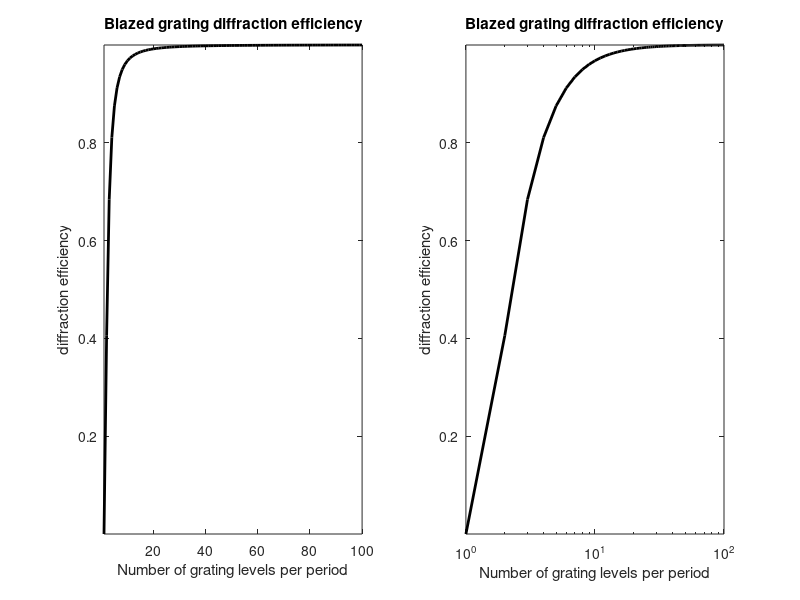
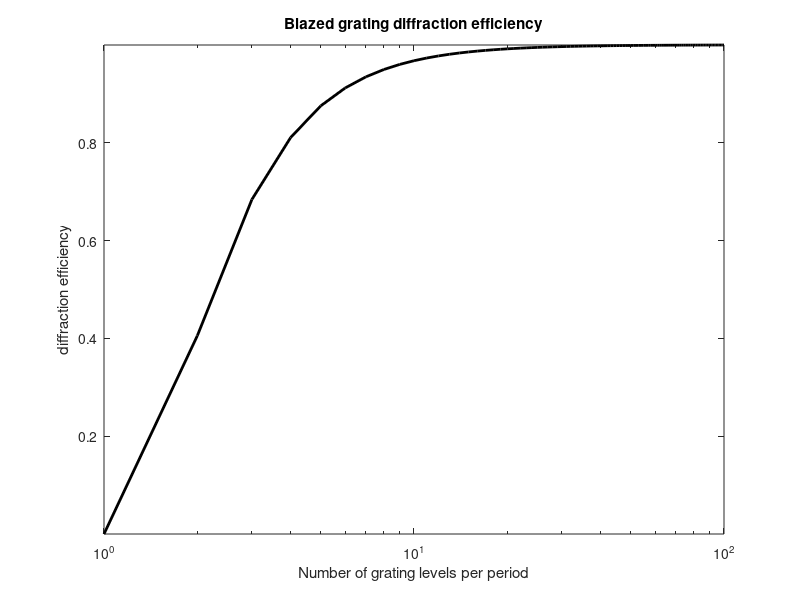
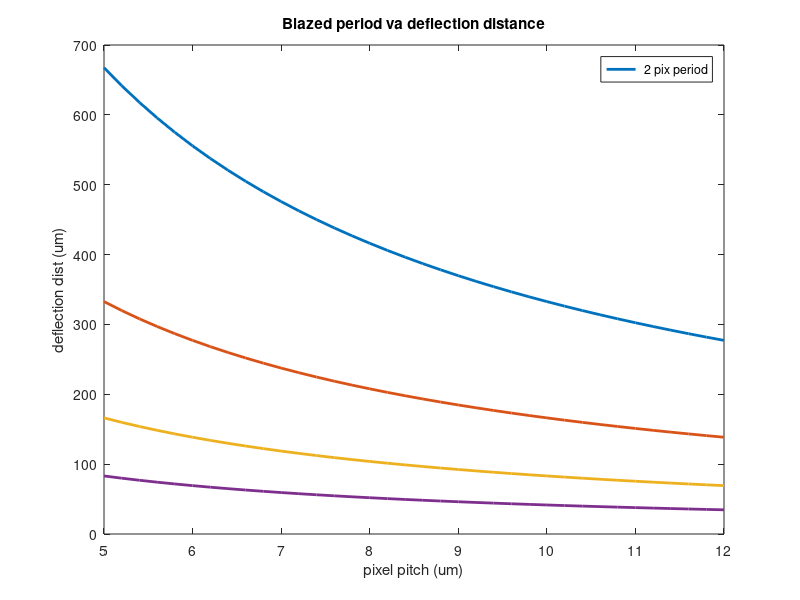
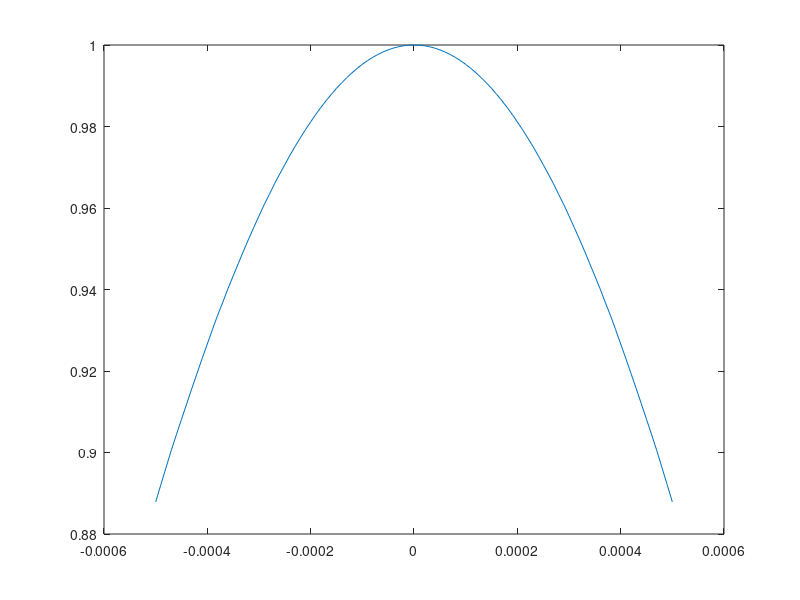

Reproduce these figures in MATLAB, in order.
close all
clear


%%
SLMm = 1152;
SLMn = 960; % half width of 1920


SLMm_mm = 10.7;
SLMn_mm = 8.8; % half width 


obj_mag = 25;
obj_NA = 1.05;
% 
% obj_mag = 20;
% obj_NA = .95;

wavelength = 940e-9;

k = 2*pi/wavelength;

obj_RI = 1.33;
f_tube = 180;  % in mm

f_obj = f_tube/obj_mag;



%% diffraction efficiency of blazed gratings vs number of levels

N = 1:100;% number of levels in blazed

nu = (sin(pi./N)./(pi./N)).^2;

figure;
subplot(1,2,1);
plot(N, nu, 'k', 'linewidth', 2); 
axis tight;
title('Blazed grating diffraction efficiency')
ylabel('diffraction efficiency');
xlabel('Number of grating levels per period');

subplot(1,2,2);
semilogx(N, nu, 'k', 'linewidth', 2); 
axis tight;
title('Blazed grating diffraction efficiency')
ylabel('diffraction efficiency');
xlabel('Number of grating levels per period');

figure;
semilogx(N, nu, 'k', 'linewidth', 2); 
axis tight;
title('Blazed grating diffraction efficiency')
ylabel('diffraction efficiency');
xlabel('Number of grating levels per period');


%%

M_phase = 56/55; % magnification of SLM phase to back of objective
M_image = 33/1400; % magnification of points image pattern from right after SLM

wavelength = 9.4e-7;
%SLM_pix_pitch = 9.2e-6;

SLM_pix_pitch = (5:0.2:12)*1e-6;

min_pix_num = [2, 4, 8, 16];
SLM_def_dist_all = zeros(numel(SLM_pix_pitch), numel(min_pix_num));

for n_px = 1:numel(min_pix_num)

    % period*sin(theta) = m*wavelength
    SLM_def_angle = asin(wavelength./(SLM_pix_pitch*min_pix_num(n_px)));

    f_lens = .3;

    SLM_def_dist = f_lens*tan(SLM_def_angle) * M_image;
    
    SLM_def_dist_all(:,n_px) = SLM_def_dist;
end
figure; 
plot(SLM_pix_pitch/1e-6, SLM_def_dist_all./1e-6, 'linewidth', 2)
xlabel('pixel pitch (um)')
ylabel('deflection dist (um)');
title('Blazed period va deflection distance')
legend({[num2str(min_pix_num') repmat(' pix period', [4, 1])]})

%%

diameter_bfp1 = 2 * f_obj * obj_NA/obj_RI; % assuming objectives have been optimized to follow paraxial approx

diameter_bfp2 = 2 * f_obj * tan(asin(obj_NA/obj_RI)); % more like reality


NA_effm = SLMm_mm * M_phase / diameter_bfp2; 
NA_effn = SLMn_mm * M_phase / diameter_bfp2; 
%%

% n*k*z*cos(theta)
% n*k*z*sqrt(1-sin(theta)^2)
% sin(theta) = rho*sin(alpha)

eff_NA = .6;

z_range = (-500:10:500)*1e-6;

num_z = numel(z_range);

rho = linspace(0, 1, SLMm/2);
sin_alpha = eff_NA/obj_RI;

phase = obj_RI * k * sqrt(1 - rho.^2 * sin_alpha^2);
phase = phase - min(phase);

eff_all = zeros(num_z,1);
for n_z = 1:num_z
    %pix_levels = floor((abs(z_range(n_z)) * phase)/(2*pi));
    pix_levels = floor(floor((abs(z_range(n_z)) * phase)/(pi))/2);
    

    [C,level_changes, ic] = unique(pix_levels, 'last');
    level_counts = -diff([level_changes; 0]);
    
    level_eff = (sin(pi./level_counts)./(pi./level_counts)).^2;
    
    level_rad = level_changes/(SLMm/2);
    frac_areas = pi*level_rad.^2/pi;
    level_frac_areas = -diff([frac_areas; 0]);
    
    eff_all(n_z) = sum(level_eff.*level_frac_areas);
end

figure; 
plot(z_range, eff_all)

figure; 
plot(angle(exp(1i*(phase-pi))))



%% zernike orthogonality

d_rho = 0.000001;
x_loc = 0:d_rho:1;
rho = abs(x_loc);

y1 = rho.^2;

y2 = rho.^4;

zer02 = sqrt(3) * (2*rho.^2 - 1); % 

zer04 = sqrt(5) * (6*rho.^4 - 6*rho.^2 + 1); % 

zer06 = sqrt(15) * (20*rho.^6- 30*rho.^4+ 12*rho.^2- 1);

figure; hold on;
plot(x_loc, zer02)
plot(x_loc, zer04)
plot(x_loc, zer06)

2*pi*sum(zer02.*rho*d_rho)


figure;
plot(rho, zer04 - zer02)


min(zer02)

max(zer02)


%% defoucs





















